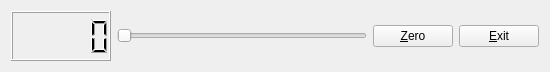
<?xml version="1.0" encoding="UTF-8"?>
<ui version="4.0">
 <class>SpecialSlider</class>
 <widget class="QWidget" name="SpecialSlider">
  <property name="geometry">
   <rect>
    <x>0</x>
    <y>0</y>
    <width>525</width>
    <height>65</height>
   </rect>
  </property>
  <property name="windowTitle">
   <string>Form</string>
  </property>
  <layout class="QVBoxLayout" name="verticalLayout">
   <item>
    <layout class="QHBoxLayout" name="horizontalLayout_3">
     <item>
      <layout class="QHBoxLayout" name="horizontalLayout">
       <item>
        <widget class="MyLCD" name="lcdNumber">
         <property name="minimumSize">
          <size>
           <width>100</width>
           <height>50</height>
          </size>
         </property>
        </widget>
       </item>
       <item>
        <widget class="QSlider" name="horizontalSlider">
         <property name="minimumSize">
          <size>
           <width>250</width>
           <height>0</height>
          </size>
         </property>
         <property name="orientation">
          <enum>Qt::Horizontal</enum>
         </property>
        </widget>
       </item>
      </layout>
     </item>
     <item>
      <layout class="QHBoxLayout" name="horizontalLayout_2">
       <item>
        <widget class="QPushButton" name="pushButton">
         <property name="text">
          <string>&amp;Zero</string>
         </property>
        </widget>
       </item>
       <item>
        <spacer name="horizontalSpacer">
         <property name="orientation">
          <enum>Qt::Horizontal</enum>
         </property>
         <property name="sizeHint" stdset="0">
          <size>
           <width>40</width>
           <height>20</height>
          </size>
         </property>
        </spacer>
       </item>
       <item>
        <widget class="QPushButton" name="pushButton_2">
         <property name="text">
          <string>&amp;Exit</string>
         </property>
        </widget>
       </item>
      </layout>
     </item>
    </layout>
   </item>
  </layout>
 </widget>
 <customwidgets>
  <customwidget>
   <class>MyLCD</class>
   <extends>QLCDNumber</extends>
   <header location="global">MyLCD.h</header>
   <slots>
    <slot>setColorToNumber(int)</slot>
    <slot>setToZero()</slot>
   </slots>
  </customwidget>
 </customwidgets>
 <resources/>
 <connections>
  <connection>
   <sender>pushButton_2</sender>
   <signal>clicked()</signal>
   <receiver>SpecialSlider</receiver>
   <slot>close()</slot>
   <hints>
    <hint type="sourcelabel">
     <x>330</x>
     <y>35</y>
    </hint>
    <hint type="destinationlabel">
     <x>416</x>
     <y>44</y>
    </hint>
   </hints>
  </connection>
  <connection>
   <sender>horizontalSlider</sender>
   <signal>valueChanged(int)</signal>
   <receiver>lcdNumber</receiver>
   <slot>setColorToNumber(int)</slot>
   <hints>
    <hint type="sourcelabel">
     <x>155</x>
     <y>39</y>
    </hint>
    <hint type="destinationlabel">
     <x>100</x>
     <y>52</y>
    </hint>
   </hints>
  </connection>
  <connection>
   <sender>pushButton</sender>
   <signal>clicked()</signal>
   <receiver>lcdNumber</receiver>
   <slot>setToZero()</slot>
   <hints>
    <hint type="sourcelabel">
     <x>233</x>
     <y>38</y>
    </hint>
    <hint type="destinationlabel">
     <x>95</x>
     <y>9</y>
    </hint>
   </hints>
  </connection>
 </connections>
</ui>
